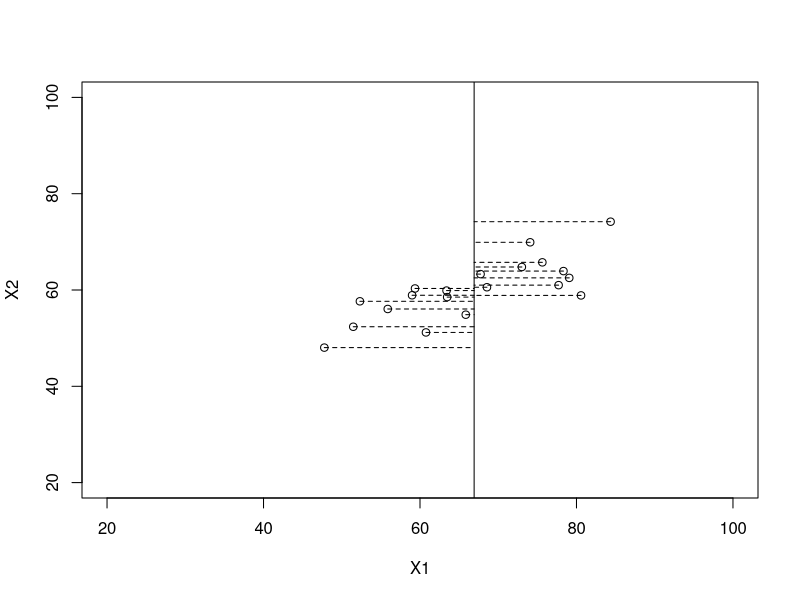
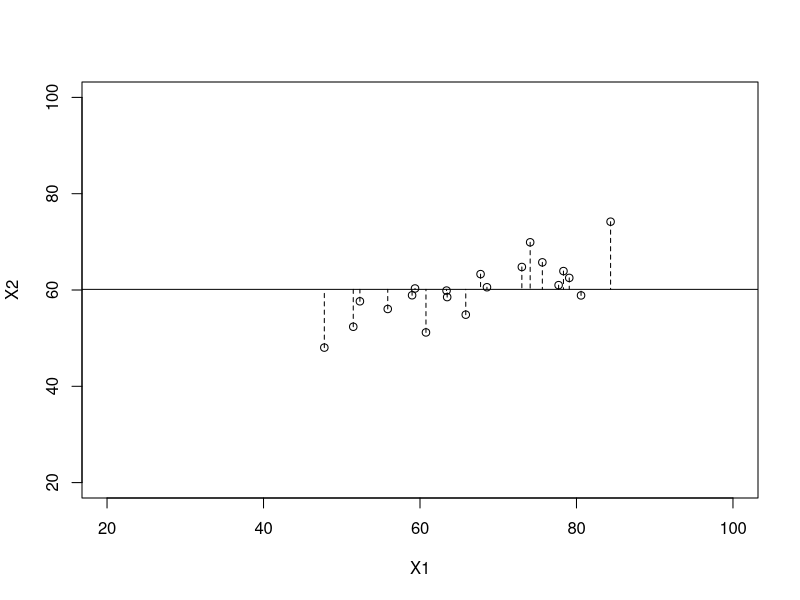
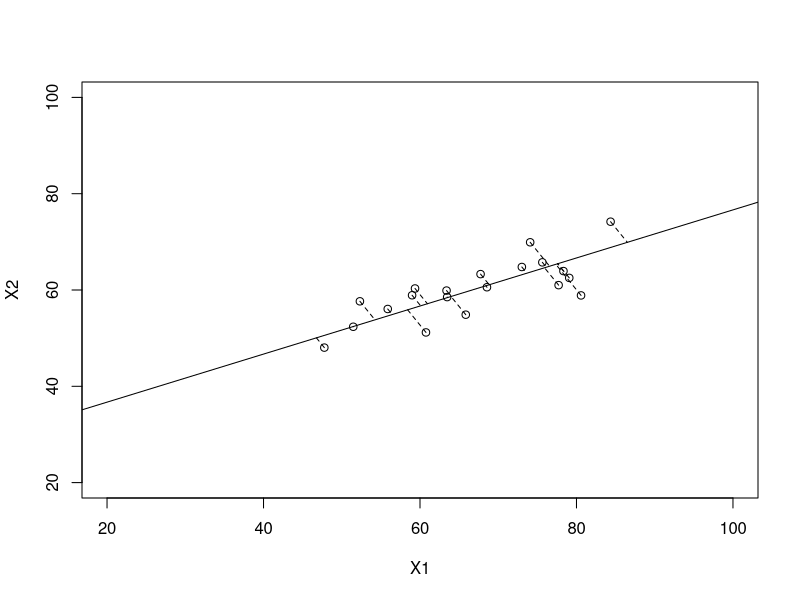
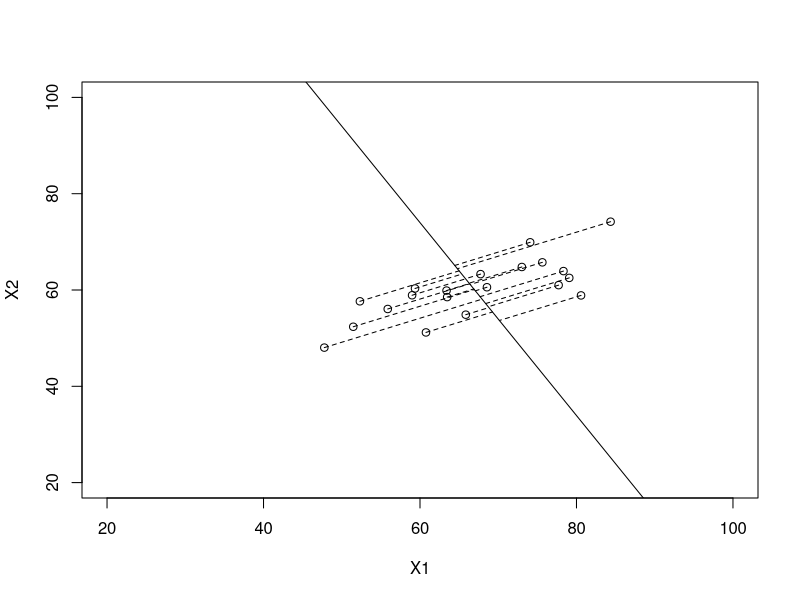
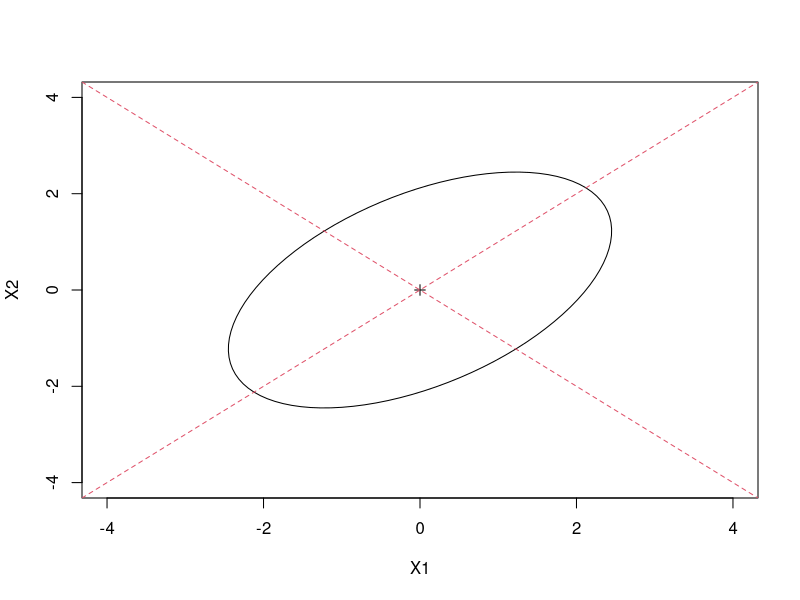
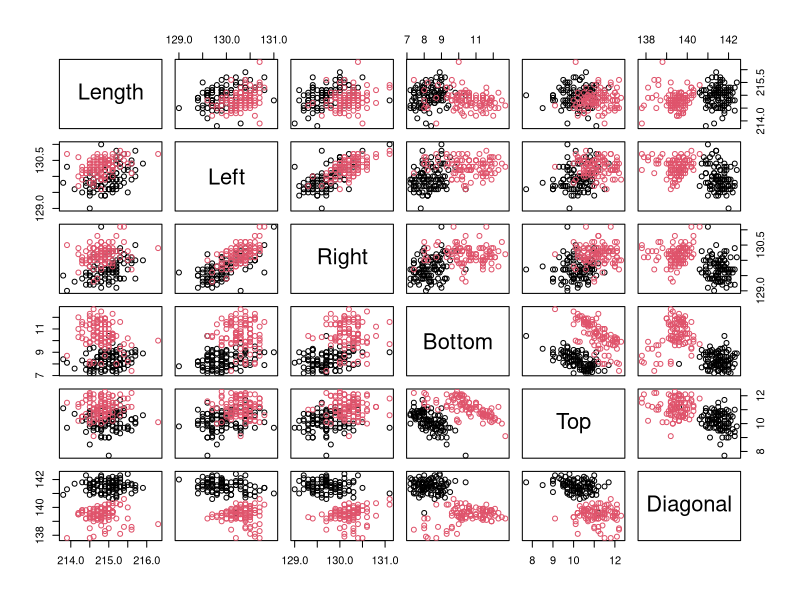
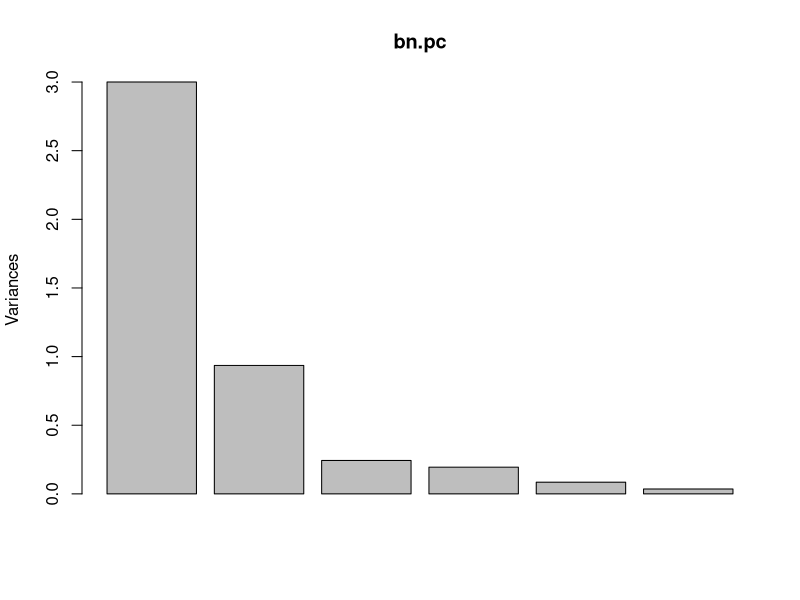
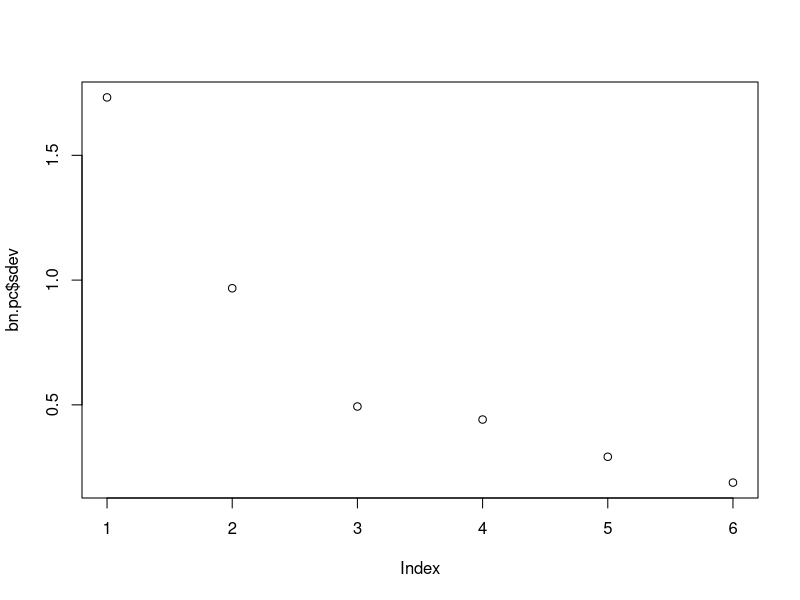

Reproduce these figures in R, in order.
library(mvtnorm)
library(ellipse)
library(psych)
library(glasso)

##################################################################################

# The function ellipsem() adds the ellipse t(x-mu)%*%amat%*%(x-mu) = c2 to the 
# current plot or a new plot; function ellipse() draws an ellipse given the 
# half-lengths of the axes, the angle of orientation, and the centre; angle() 
# computes the angle between the X-axis and a vector drawn from the origin to 
# the point (x, y).

ellipsem <- function (mu, amat, c2, npoints = 100, showcentre = T, ...) { 
  if(all(dim(amat) == c(2, 2))) { 
    eamat <- eigen(amat) 
    hlen <- sqrt(c2/eamat$val) 
    theta <- angle(eamat$vec[1, 1], eamat$vec[2, 1]) 
    ellipse(hlen[1], hlen[2], theta, mu[1], mu[2], npoints = npoints, ...) 
    if (showcentre) points(mu[1], mu[2], pch = 3) 
  } 
  invisible() 
}

ellipse <- function (hlaxa = 1, hlaxb = 1, theta = 0, xc = 0, yc = 0, 
                     newplot = T, npoints = 100, ...) { 
  a <- seq(0, 2 * pi, length = npoints + 1) 
  x <- hlaxa * cos(a) 
  y <- hlaxb * sin(a) 
  alpha <- angle(x, y) 
  rad <- sqrt(x^2 + y^2) 
  xp <- rad * cos(alpha + theta) + xc 
  yp <- rad * sin(alpha + theta) + yc 
  if (newplot) 
    plot(xp, yp, type = "l", ...) 
  else lines(xp, yp, ...) 
  invisible() 
}

angle <- function (x, y) { 
  angle2 <- function(xy) { 
    x <- xy[1] 
    y <- xy[2] 
    if (x > 0) { 
      atan(y/x) 
    } else { 
      if (x < 0 & y != 0) { 
        atan(y/x) + sign(y) * pi 
      } else { 
        if (x < 0 & y == 0) { 
          pi 
        } else { 
          if (y != 0) { 
            (sign(y) * pi)/2 
          } else { 
            NA 
          } 
        } 
      } 
    } 
  } 
  apply(cbind(x, y), 1, angle2) 
}

############ Principal Component Analysis #########################################

### Drawing the distance of points from lines in the scatter plot like 
### in slides 6-9 in lecture slides Week8_PCA1.pdf

x <- read.csv("mod8/class_scores.csv")

mean.x <- colMeans(x)

## distance from X1 mean

# png("pca_var1.png")
plot(x[,1], x[,2], xlab="X1", ylab="X2", xlim=c(20,100), ylim=c(20,100))
abline(v=mean.x[1])
for(i in 1:dim(x)[1]) {
  segments(x[i,1], x[i,2], mean.x[1], x[i,2], lty=2)
}
# dev.off()

## distance from X2 mean

# png("pca_var2.png")
plot(x[,1], x[,2], xlab="X1", ylab="X2", xlim=c(20,100), ylim=c(20,100))
abline(h=mean.x[2])
for(i in 1:dim(x)[1]) {
  segments(x[i,1], x[i,2], x[i,1], mean.x[2], lty=2, xlim=c(20,100), ylim=c(20,100))
}
# dev.off()

## min distance

# 1. compute covariance matrix
cov.x <- cov(x)

# 2. spectral decomposition: compute eigenvalues and eigenvectors
pc <- eigen(cov.x)

# 3. ???
b <- pc$vectors[2,1]/pc$vectors[1,1]
a <- mean.x[2] - b*mean.x[1]

perp.segment.coord <- function(x0, y0, a=0,b=1){
  #finds endpoint for a perpendicular segment from the point (x0,y0) to the line
  # defined by lm.mod as y=a+b*x
  x1 <- (x0+b*y0-a*b)/(1+b^2)
  y1 <- a + b*x1
  return(cbind(x1, y1))
}
ss <- perp.segment.coord(x[,1], x[,2], a, b)
# png('pca_var3.png')
plot(x[,1], x[,2], xlab="X1", ylab="X2", xlim=c(20,100), ylim=c(20,100))
abline(a, b)
for(i in 1:dim(x)[1]) {
  segments(x[i,1], x[i,2], ss[i,1], ss[i,2], lty=2, xlim=c(0,100), ylim=c(0,100))
}
# dev.off()

## max distance

# 3. ???
b <- pc$vectors[2,2]/pc$vectors[1,2]
a <- mean.x[2] - b*mean.x[1]
ss <- perp.segment.coord(x[,1], x[,2], a, b)
# png('pca_var4.png')
plot(x[,1], x[,2], xlab="X1", ylab="X2", xlim=c(20,100), ylim=c(20,100))
abline(a, b)
for(i in 1:dim(x)[1]) {
  segments(x[i,1], x[i,2], ss[i,1], ss[i,2], lty=2, xlim=c(0,100), ylim=c(0,100))
}
# dev.off()

###############################################################

### Drawing the contour ellipse for multivariate normal density 
### and the population principal components

mu <- c(0, 0)
cov.x <- matrix(c(1, 0.5, 0.5, 1), nrow=2)
qchisq(0.95, 2)
pc <- eigen(cov.x)
b1 <- pc$vectors[2,1]/pc$vectors[1,1]
a1 <- mu[2] - b1*mu[1]
b2 <- pc$vectors[2,2]/pc$vectors[1,2]
a2 <- mu[2] - b2*mu[1]
#png("pca_var5.png")
ellipsem(mu, solve(cov.x), 6, xlim=c(-4,4), ylim=c(-4,4),
         xlab="X1", ylab="X2")
abline(a1, b1, lty=2, col=2)
abline(a2, b2, lty=2, col=2)
#dev.off()

###############################################################

### Principal Components for Banknote data
x <- read.csv("mod8/banknote.csv")

# png("banknote1,png")
pairs(x[, 1:6], col=(x$Y+1))  # Scatter plot pairs
# dev.off()

bn.pc <- prcomp(x[, 1:6])  # principal component function
plot(bn.pc)  # plot of eigenvalues
## biplot(bn.pc) 
summary(bn.pc)  # summary of variances of each principal directions
plot(bn.pc$sdev)  # standard deviations of each principal component
plot(cumsum(bn.pc$sdev^2)/sum(bn.pc$sdev^2)) # plot of cumulative variance of PCs  

bn.pc1 <- prcomp(x[, 1:6], scale. = T)  # PCA of Sample Correlation Matrix

bn.pc1$rotation  # Loadings of the PCs
plot(bn.pc1$rotation[,1])  # plot of loadings of First PC
abline(h=0)

plot(cumsum(bn.pc1$sdev^2)/sum(bn.pc1$sdev^2))  # plot of cumulative variance of PCs 

###############################################################

# Class Scores
x <- read.csv("mod8/class_scores.csv")

pc <- prcomp(x)  # Eigen decomposition of Sample Covariance
pc1 <- prcomp(x, scale. = T)  # Eigen decomposition of Sample Covariance

plot(pc1)  # plot of eigenvalues
#biplot(ov.pc)
summary(pc1)  # summary of variances of each principal directions
plot(pc1$sdev)  # standard deviations of each principal component
plot(cumsum(pc1$sdev)/sum(pc1$sdev))  # plot of cumulative variance of PCs

# Plot of Principal Component Directions
mean.x <- colMeans(x)
x <- t(t(x)-mean.x)
mean.x <- colMeans(x)
cv.x <- cov(x)
b1 <- pc$rotation[2,1]/pc$rotation[1,1]
a1 <- mean.x[2] - b1*mean.x[1]
b2 <- pc$rotation[2,2]/pc$rotation[1,2]
a2 <- mean.x[2] - b2*mean.x[1]
#png("pca_var6.png")
plot(x[,1], x[,2], xlab="X1", ylab="X2", xlim=c(-40,40), ylim=c(-40,40))
ellipsem(mean.x, solve(cv.x), 6, newplot=F)
abline(a1, b1, lty=2, col=2)
abline(a2, b2, lty=2, col=2)
#dev.off()
